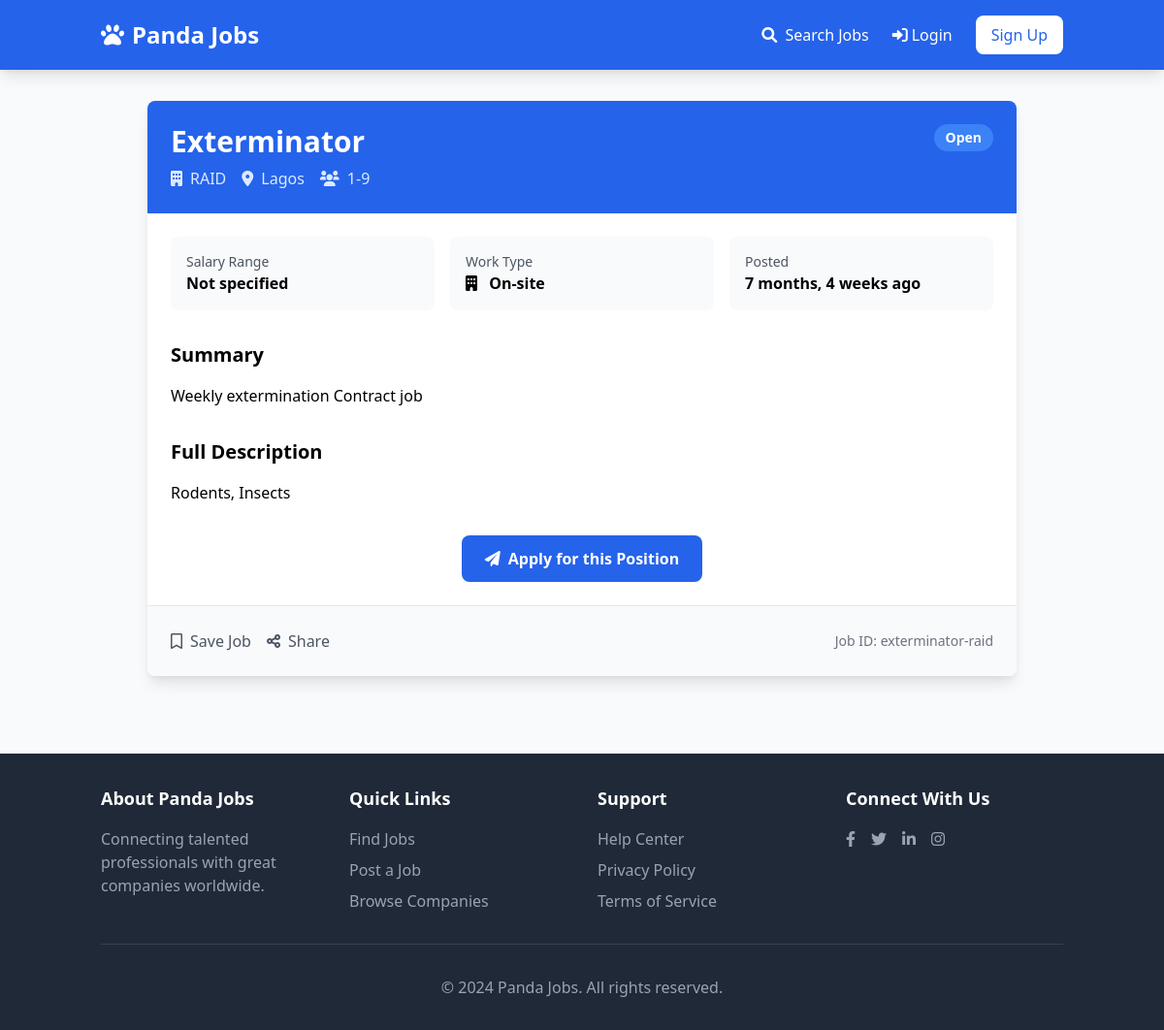
/jobs/7/, run on the app's committed database.
### apps/jobs/models.py (models this page shows, shortened)
class Job(models.Model):
    SIZE_1_9 = 'size_1_9'
    SIZE_10_49 = 'size_10_49'
    SIZE_50_99 = 'size_50_99'
    SIZE_100 = 'size_100'
    SIZE_CHOICES = (
        (SIZE_1_9, '1-9'),
        (SIZE_10_49, '10-49'),
        (SIZE_50_99, '50-99'),
        (SIZE_100, '100+'),
    )
    OPEN = 'open'
    CLOSED = 'closed'
    ARCHIVED = 'archived'
    STATUS_CHOICES = (
        (OPEN, 'Open'),
        (CLOSED, 'Closed'),
        (ARCHIVED, 'Archived'),
    )
    REMOTE = 'remote'
    ONSITE = 'onsite'
    HYBRID = 'hybrid'
    WORK_TYPE_CHOICES = (
        (REMOTE, 'Remote'),
        (ONSITE, 'On-site'),
        (HYBRID, 'Hybrid'),
    )
    title = models.CharField(max_length=100)
    slug = models.SlugField(max_length=100, unique=True, blank=True)
    summary = models.TextField()
    full_description = models.TextField()
    company_name = models.CharField(max_length=100)
    company_location = models.CharField(max_length=100, blank=True, null=True)
    company_country = CountryField(blank_label="(select country)", default="Nigeria")
    company_size = models.CharField(max_length=20, choices=SIZE_CHOICES, default=SIZE_1_9)
    salary_min = models.DecimalField(max_digits=10, decimal_places=2, null=True, blank=True)
    salary_max = models.DecimalField(max_digits=10, decimal_places=2, null=True, blank=True)
    work_type = models.CharField(max_length=20, choices=WORK_TYPE_CHOICES, default=ONSITE)
    created_by = models.ForeignKey(User, related_name='jobs', on_delete=models.CASCADE)
    created_at = models.DateTimeField(auto_now_add=True)
    updated_at = models.DateTimeField(auto_now=True)
    status = models.CharField(max_length=20, choices=STATUS_CHOICES, default=OPEN)
    class Meta:
        ordering = ['-created_at']
        indexes = [
            models.Index(fields=['status', '-created_at']),
            models.Index(fields=['company_country', 'status']),
        ]

### apps/jobs/views.py (the view)
# urls.py: path('<int:job_id>/', job_detail, name='job_detail'),
def job_detail(request, job_id):
    job = Job.objects.get(pk=job_id)
    return render(request, 'job_detail.html', {'job':job})

### apps/notifications/context_processors.py (called while the page is built)
def notification(request):
    if request.user.is_authenticated:
        return {'notifications': request.user.notifications.filter(is_read=False)}
    else:
        return {'notifications': []}

### apps/jobs/templates/job_detail.html (shortened to what this page needs)
{% extends 'base.html' %}
{% block content %}
<div class="max-w-4xl mx-auto">
    <div class="bg-white rounded-lg shadow-lg overflow-hidden">
        <div class="bg-blue-600 text-white p-6">
            <div class="flex justify-between items-start">
                <div>
                    <h1 class="text-3xl font-bold mb-2">{{ job.title }}</h1>
                    <div class="flex items-center space-x-4 text-blue-100">
                        <span><i class="fas fa-building mr-2"></i>{{ job.company_name }}</span>
                        <span><i class="fas fa-map-marker-alt mr-2"></i>{{ job.company_location }}</span>
                        <span><i class="fas fa-users mr-2"></i>{{ job.get_company_size_display }}</span>
                    </div>
                </div>
                <div class="flex items-center space-x-2">
                    <span class="px-3 py-1 bg-blue-500 rounded-full text-sm font-semibold">
                        {{ job.get_status_display }}
                    </span>
                </div>
            </div>
        </div>
        <div class="p-6">
            <div class="grid grid-cols-1 md:grid-cols-3 gap-4 mb-8">
                <div class="bg-gray-50 p-4 rounded-lg">
                    <div class="text-gray-600 text-sm">Salary Range</div>
                    <div class="font-semibold">
                        {% if job.salary_min and job.salary_max %}
                            ${{ job.salary_min|floatformat:0 }}k - ${{ job.salary_max|floatformat:0 }}k
                        {% else %}
                            Not specified
                        {% endif %}
                    </div>
                </div>
                <div class="bg-gray-50 p-4 rounded-lg">
                    <div class="text-gray-600 text-sm">Work Type</div>
                    <div class="font-semibold">
                        {% if job.work_type %}
                            <i class="fas {% if job.work_type == 'remote' %}fa-laptop-house{% elif job.work_type == 'onsite' %}fa-building{% else %}fa-sync-alt{% endif %} mr-2"></i>
                            {{ job.get_work_type_display }}
                        {% else %}
                            Not specified
                        {% endif %}
                    </div>
                </div>
                <div class="bg-gray-50 p-4 rounded-lg">
                    <div class="text-gray-600 text-sm">Posted</div>
                    <div class="font-semibold">{{ job.created_at|timesince }} ago</div>
                </div>
            </div>
            <div class="mb-8">
                <h2 class="text-xl font-semibold mb-4">Summary</h2>
                <div class="prose max-w-none">
                    {{ job.summary|linebreaks }}
                </div>
            </div>
            <div class="mb-8">
                <h2 class="text-xl font-semibold mb-4">Full Description</h2>
                <div class="prose max-w-none">
                    {{ job.full_description|linebreaks }}
                </div>
            </div>
            {% if job.status == 'open' %}
                <div class="flex justify-center">
                    <a href="{% url 'apply' job.id %}"
                       class="inline-flex items-center px-6 py-3 bg-blue-600 text-white font-semibold rounded-lg hover:bg-blue-700 transition duration-300">
                        <i class="fas fa-paper-plane mr-2"></i>
                        Apply for this Position
                    </a>
                </div>
            {% else %}
                <div class="text-center p-4 bg-gray-100 rounded-lg">
                    <i class="fas fa-lock text-gray-500 text-2xl mb-2"></i>
                    <p class="text-gray-600">This position is no longer accepting applications</p>
                </div>
            {% endif %}
        </div>
        <div class="border-t border-gray-200 p-6 bg-gray-50">
            <div class="flex justify-between items-center">
                <div class="flex space-x-4">
                    <button class="text-gray-600 hover:text-blue-600 transition">
                        <i class="far fa-bookmark mr-2"></i>Save Job
                    </button>
                    <button class="text-gray-600 hover:text-blue-600 transition">
                        <i class="fas fa-share-alt mr-2"></i>Share
                    </button>
                </div>
                <div class="text-gray-500 text-sm">
                    Job ID: {{ job.slug }}
                </div>
            </div>
        </div>
    </div>
</div>
{% endblock %}

### data on the page
Job: title "Exterminator", company_name "RAID", company_location "Lagos", company_size "1-9", status "Open", work_type "On-site", created_at "7 months, 4 weeks", summary "Weekly extermination Contract job", full_description "Rodents, Insects", slug "exterminator-raid"
